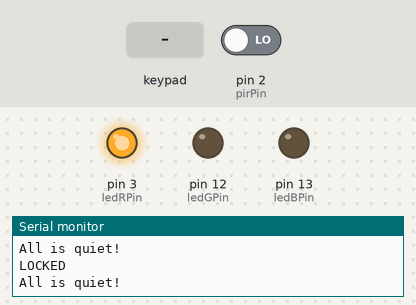
A sketch run on a simulated Arduino Uno, built with avr-gcc and run on an emulated ATmega328P. On the bench: output pins drawn as LEDs (lit = HIGH), the last lines printed to the serial monitor. Wiring (inferred from the names in the program): 4×4 keypad with keys 1 2 3 A 4 5 6 B 7 8 9 C * 0 # D: rows pin 4, pin 5, pin 6, pin 7; columns pin 8, pin 9, pin 10, pin 11. The test bench sets the inputs (shaded band); at power-on: pin 2 (pirPin) LOW. Pins used as bus, display or sensor lines are not drawn.

Above: at 1.2 s.
1.3 s: pin 2 (pirPin) driven HIGH
At 2.7 s:
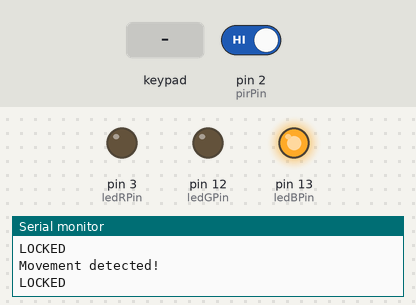
16.9 s: key 'D' pressed
At 18.2 s:
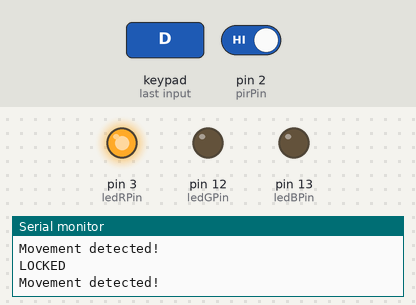
Timing chart, 0 to 19.5 s (numbered marks = the images above; inputs shaded):
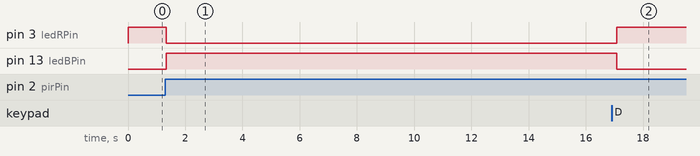

The sketch:

keypadPasswordAndPirMovementDetection.ino
```cpp
const int numRows = 4;
const int numCols = 4;
const int debounceTime = 20;
char password[5] = {'1','9','7','9','\0'};
char input[5] = {};
boolean lock = 1;
int index = 0;

int pirPin = 2;
int state = 0;
boolean movement = false;

int ledRPin = 3;
int ledGPin = 12;
int ledBPin = 13;

const char keymap[numRows][numCols] ={
  {'1','2','3','A'},
  {'4','5','6','B'},
  {'7','8','9','C'},
  {'*','0','#','D'}
  };

const int rowPins[numRows] = {4,5,6,7};
const int colPins[numCols] = {8,9,10,11};

void setup() {

  Serial.begin(9600);
  for(int row = 0; row < numRows;row++){
    pinMode(rowPins[row],INPUT);
    digitalWrite(rowPins[row],HIGH);

  for(int column = 0; column < numCols;column++){
    pinMode(colPins[column],OUTPUT);
    digitalWrite(colPins[column],HIGH);
  }


  }

  pinMode(pirPin, INPUT);
  state = 0;
  Serial.print("State: ");
  Serial.println(state);

  pinMode(ledRPin,OUTPUT);
  pinMode(ledGPin,OUTPUT);
  pinMode(ledBPin,OUTPUT);

  digitalWrite(ledRPin,LOW);
  digitalWrite(ledGPin,LOW);
  digitalWrite(ledBPin,LOW);

}

void loop() {


  if(digitalRead(pirPin)){
    movement = true;
    Serial.println("Movement detected!");
  }
  else{
    movement = false;
    Serial.println("All is quiet!");
  }

  char key = getKey();

  if((key == 'D') and (state == 3)){
    state = 4;
    Serial.print("State: ");
    Serial.println(state);

  }
  else{

  if(index < 4){

    if(key != 0){
      input[index++] = key;
      Serial.println(input);
    }
  }
  else{
    input[index] = '\0';
    int test = strcmp(password,input);
    index = 0;

    if(test == 0)
      lock = !lock;

    input[0] = '\0';
    input[1] = '\0';
    input[2] = '\0';
    input[3] = '\0';
    input[4] = '\0';

  }
  }


 if(lock){
   Serial.print("LOCKED ");
   if (state == 0){
     state = 1;
     Serial.print("State: ");
     Serial.println(state);
   }
 }
 else{
   Serial.print("UNLOCKED ");
   state = 0;
   Serial.print("State: ");
   Serial.println(state);
 }
  Serial.println(input);


  if ((state == 1) && movement){
    state = 3;
    Serial.print("State: ");
    Serial.println(state);
  }else if ((state == 4) && !movement){
    state = 1;
    Serial.print("State: ");
    Serial.println(state);
  }


  switch(state){

    case 0:
      digitalWrite(ledRPin,LOW);
      digitalWrite(ledGPin,HIGH);
      digitalWrite(ledBPin,LOW);
    break;

    case 1:
    case 4:
      digitalWrite(ledRPin,HIGH);
      digitalWrite(ledGPin,LOW);
      digitalWrite(ledBPin,LOW);
    break;
    case 3:
      digitalWrite(ledRPin,LOW);
      digitalWrite(ledGPin,LOW);
      digitalWrite(ledBPin,HIGH);
    break;


  }

}

char getKey(){

  char key = 0;

  for(int column = 0; column < numCols; column++){

    digitalWrite(colPins[column],LOW);
    for(int row = 0; row < numRows;row++){

      if(digitalRead(rowPins[row]) == LOW){
        delay(debounceTime);
        while(digitalRead(rowPins[row]) == LOW);
        key = keymap[row][column];
      }
    }
    digitalWrite(colPins[column],HIGH);
  }
  return key;
}
```

Measured:
- after the input at 1.3 s, pin 3 (ledRPin): HIGH → LOW at once; pin 13 (ledBPin): LOW → HIGH at once
- after the input at 16.9 s, pin 3 (ledRPin): LOW → HIGH after 0.18 s; pin 13 (ledBPin): HIGH → LOW after 0.18 s
